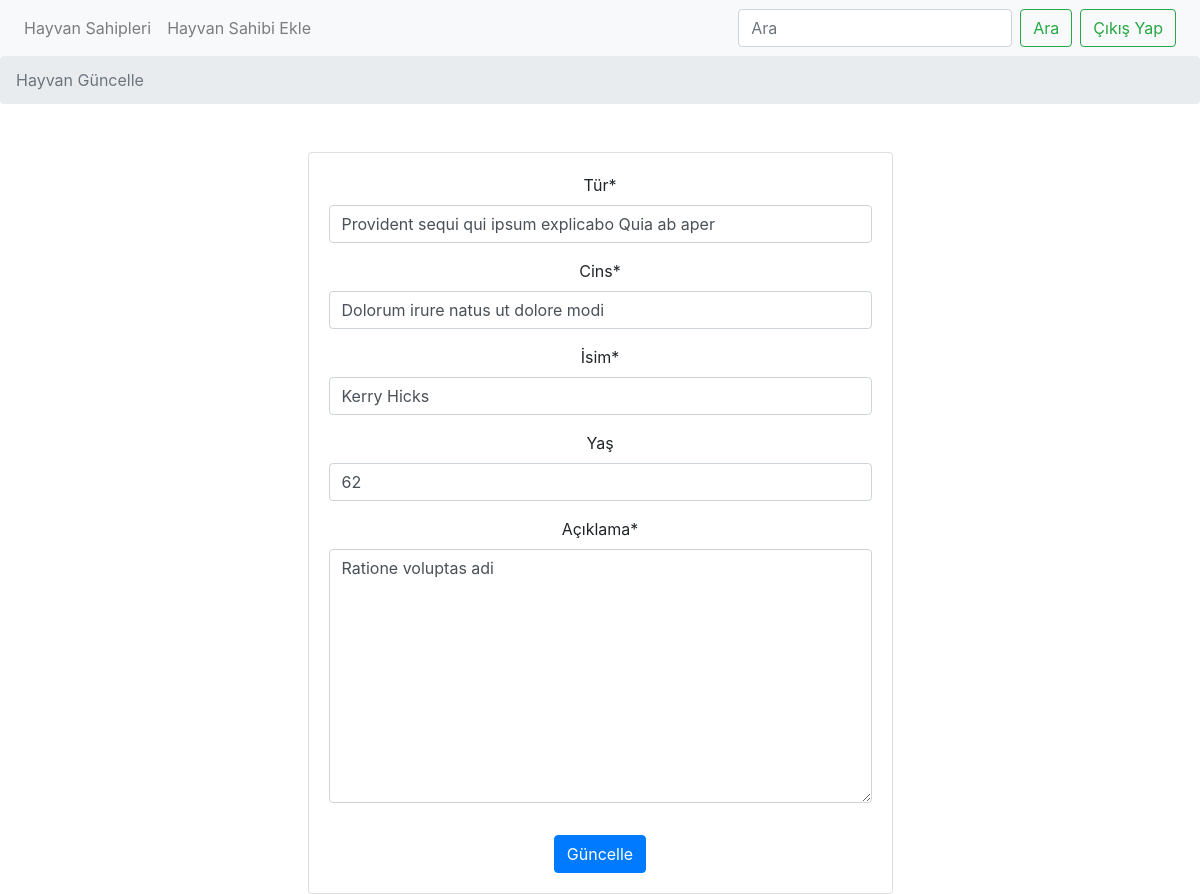
The page /editanimal/kerry-hicks (signed in) on the database its author committed.
### veterinary/models/Animal.py (models this page shows, shortened)
class AnimalModel(models.Model):
    owner=models.ForeignKey(OwnerModel,on_delete=models.CASCADE,related_name="owner",null=True)
    kind= models.CharField(max_length=50,null=True)
    genus= models.CharField(max_length=50,null=True)
    name= models.CharField(max_length=70,null=True)
    slug = AutoSlugField(populate_from='name')
    age=models.IntegerField(blank=True,unique=False)
    description=models.TextField(unique=False,null=False)
    created_at = models.DateTimeField(auto_now=True)
    updated_at = models.DateTimeField(auto_now=True)
    class Meta:
        verbose_name="Animal"
        verbose_name = 'Animal'

### veterinary/views/editanimal.py (the view)
# urls.py: path('editanimal/<slug:slug>',EditAnimalView.as_view(),name="editanimal"),
class EditAnimalView(LoginRequiredMixin,View):
    http_method_names=['get','post']
    def get(self,request,slug):
        animal=get_object_or_404(AnimalModel,slug=slug)
        form=NewAnimalForm(instance=animal)
        context={
            "edit_form":form
        }
        return render(request,'page/edit_animal.html',context=context)
    def post(self,request,slug):
               animal=get_object_or_404(AnimalModel,slug=slug)
               owner=OwnerModel.objects.get(owner=animal)
               form=NewAnimalForm(request.POST or None,instance=animal)
               if form.is_valid():
                   form.save()
                   messages.success(self.request, "Hayvan  Güncellendi. " )
                   return redirect("veterinary:animal",slug=owner.slug)
               else:
                    messages.success(self.request, "Hayvan  Güncellenemedi. " )
                    return redirect("veterinary:editowner",slug=owner.slug)

### veterinary/forms/insertanimal.py
class NewAnimalForm(forms.ModelForm):
	class Meta:
		model = AnimalModel
		fields = ("kind", "genus", "name", "age","description",)
		labels={"kind":"Tür","genus":"Cins","name":"İsim","age":"Yaş","description":"Açıklama"}

### veterinary/templates/page/edit_animal.html (shortened to what this page needs)
{% extends 'layout.html' %}
{% load crispy_forms_tags %}
{% block content %}
<nav aria-label="breadcrumb">
    <ol class="breadcrumb">
      <li class="breadcrumb-item active" aria-current="page">Hayvan  Güncelle</li>
    </ol>
  </nav>
<main class="login-form mt-5">
    <div class="cotainer">
        <div class="row justify-content-center">
            <div class="col-md-6">
                <div class="card">
                    <div class="card-body text-center">
                        <form method="post">
                            {{ edit_form|crispy }}
                            <button type="submit" class="btn btn-primary mt-3">
                              Güncelle
                            </button>
                    </div>
                </div>
            </div>
        </div>
    </div>
    </div>
{% endblock %}

### rows shown on the page
AnimalModel: kind "Provident sequi qui ipsum explicabo Quia ab aper", genus "Dolorum irure natus ut dolore modi", name "Kerry Hicks", age "62", description "Ratione voluptas adi"
